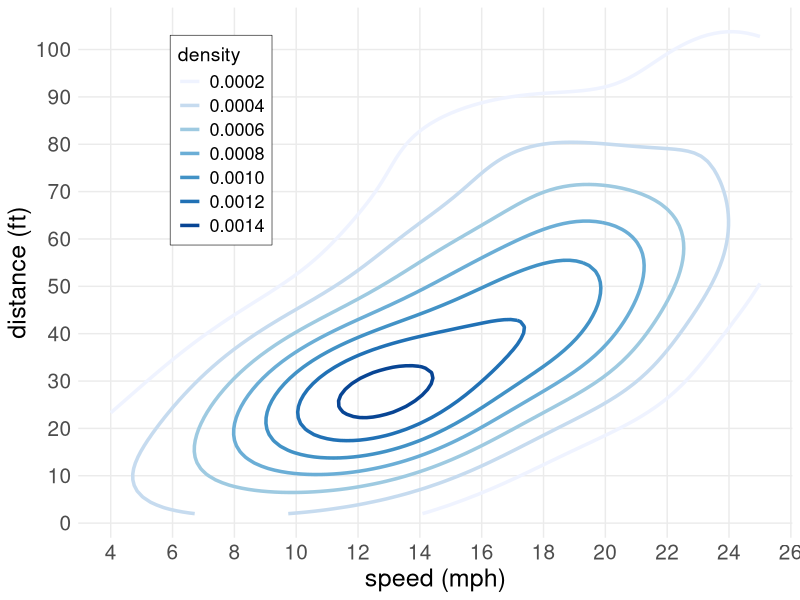

Write the R code that produced this figure.
## STEP 1: DRAW BASE CONTOUR PLOT
library(ggplot2)
h1 <- ggplot(cars, aes(x = speed, y = dist)) +
  stat_density_2d(aes(colour = ..level..), size = 1.2) +
  theme_minimal()
## STEP 2: PICK A BETTER COLOR SCALE
h2 <- h1 + scale_colour_distiller(direction = 1, name = 'density', 
                                  breaks = seq(0.0002,0.0014,0.0002), 
                                  labels = format(seq(0.0002,0.0014,0.0002),
                                                  scientific = F))
## STEP 3: REWRITE AXES LABELS
h3 <- h2 + xlab('speed (mph)') + ylab('distance (ft)')
## STEP 4: GROW AXES BIGGER
h4 <- h3 + scale_y_continuous(breaks = seq(0,130,10), 
                         labels = seq(0,130,10),
                         minor_breaks = 0) +
  scale_x_continuous(breaks = seq(4,26,2),
                     labels = seq(4,26,2),
                     minor_breaks = 0)
## STEP 5: MOVE LEGENDS AND RESIZE TEXTS IN GENERAL
h5 <- h4 +  theme(legend.position = c(.2,.75),
  legend.background = element_rect(color = "black", 
                                   size = .2, 
                                   linetype = "solid"),
        legend.text = element_text(size = 13),
        legend.title = element_text(size = 14),
        axis.text = element_text(size = 15),
        axis.title = element_text(size = 18))
## STEP 6: AVOID CONFUSING LEGENDS 
h5 + guides(colour = guide_legend(title.vjust = .1))
